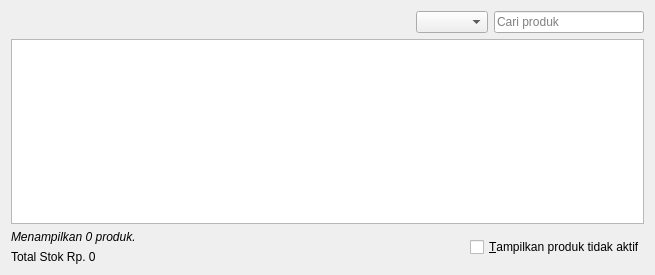
<?xml version="1.0" encoding="UTF-8"?>
<ui version="4.0">
 <class>ProductManager</class>
 <widget class="QWidget" name="ProductManager">
  <property name="geometry">
   <rect>
    <x>0</x>
    <y>0</y>
    <width>655</width>
    <height>275</height>
   </rect>
  </property>
  <property name="windowTitle">
   <string>Form</string>
  </property>
  <layout class="QVBoxLayout" name="verticalLayout">
   <item>
    <layout class="QHBoxLayout" name="toolBarLayout">
     <property name="spacing">
      <number>6</number>
     </property>
     <item>
      <spacer name="horizontalSpacer">
       <property name="orientation">
        <enum>Qt::Horizontal</enum>
       </property>
       <property name="sizeHint" stdset="0">
        <size>
         <width>40</width>
         <height>20</height>
        </size>
       </property>
      </spacer>
     </item>
     <item>
      <widget class="QComboBox" name="typeComboBox"/>
     </item>
     <item>
      <widget class="QLineEdit" name="searchEdit">
       <property name="maximumSize">
        <size>
         <width>150</width>
         <height>16777215</height>
        </size>
       </property>
       <property name="placeholderText">
        <string>Cari produk</string>
       </property>
       <property name="clearButtonEnabled">
        <bool>true</bool>
       </property>
      </widget>
     </item>
    </layout>
   </item>
   <item>
    <widget class="TableView" name="view">
     <property name="alternatingRowColors">
      <bool>true</bool>
     </property>
     <property name="selectionMode">
      <enum>QAbstractItemView::SingleSelection</enum>
     </property>
     <property name="selectionBehavior">
      <enum>QAbstractItemView::SelectRows</enum>
     </property>
     <property name="sortingEnabled">
      <bool>true</bool>
     </property>
     <property name="cornerButtonEnabled">
      <bool>false</bool>
     </property>
     <attribute name="verticalHeaderVisible">
      <bool>false</bool>
     </attribute>
     <attribute name="verticalHeaderMinimumSectionSize">
      <number>30</number>
     </attribute>
     <attribute name="verticalHeaderDefaultSectionSize">
      <number>30</number>
     </attribute>
    </widget>
   </item>
   <item>
    <layout class="QHBoxLayout" name="horizontalLayout_2">
     <item>
      <layout class="QVBoxLayout" name="verticalLayout_2">
       <property name="leftMargin">
        <number>0</number>
       </property>
       <item>
        <widget class="QLabel" name="infoLabel">
         <property name="font">
          <font>
           <italic>true</italic>
          </font>
         </property>
         <property name="text">
          <string>Menampilkan 0 produk.</string>
         </property>
        </widget>
       </item>
       <item>
        <widget class="QLabel" name="totalLabel">
         <property name="text">
          <string>Total Stok Rp. 0</string>
         </property>
        </widget>
       </item>
      </layout>
     </item>
     <item>
      <spacer name="horizontalSpacer_2">
       <property name="orientation">
        <enum>Qt::Horizontal</enum>
       </property>
       <property name="sizeHint" stdset="0">
        <size>
         <width>40</width>
         <height>20</height>
        </size>
       </property>
      </spacer>
     </item>
     <item>
      <widget class="QCheckBox" name="showInactiveCheckBox">
       <property name="text">
        <string>&amp;Tampilkan produk tidak aktif</string>
       </property>
      </widget>
     </item>
    </layout>
   </item>
  </layout>
 </widget>
 <customwidgets>
  <customwidget>
   <class>TableView</class>
   <extends>QTableView</extends>
   <header>tableview.h</header>
  </customwidget>
 </customwidgets>
 <tabstops>
  <tabstop>view</tabstop>
  <tabstop>searchEdit</tabstop>
 </tabstops>
 <resources/>
 <connections/>
</ui>
